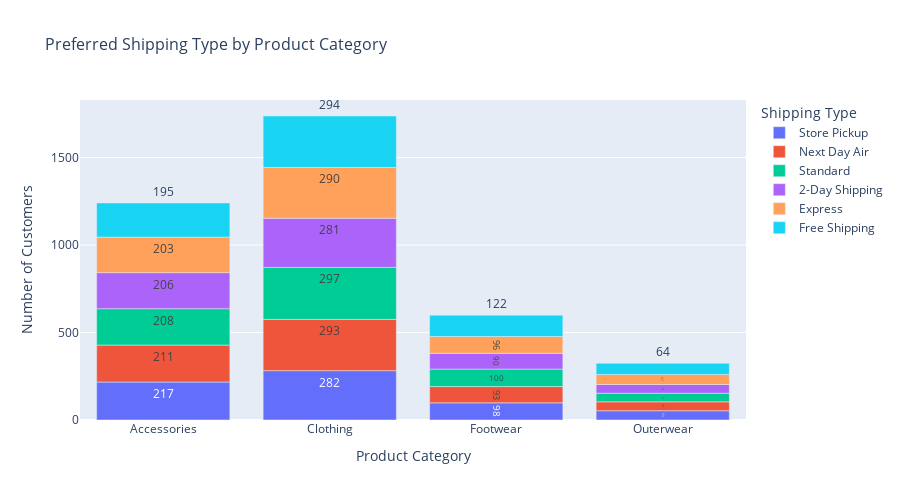

This figure's notebook cell:
### Markdown cell above
12.	Which shipping type is preferred by customers for different product categories?

### Code cell
# Group by 'Category' and count the occurrences of each 'Shipping Type'
shipping_preference = shop.groupby('Category')['Shipping Type'].value_counts().reset_index(name='Count')

# Display the top rows of the result
print(shipping_preference)

# Plot the preferred shipping types for each category
import plotly.express as px

fig = px.bar(
    shipping_preference,
    x='Category',
    y='Count',
    color='Shipping Type',
    text='Count',
    title='Preferred Shipping Type by Product Category',
    labels={'Count': 'Number of Customers', 'Category': 'Product Category'},
    height=500
)
fig.update_traces(textposition='outside')
fig.update_layout(
    xaxis_title='Product Category',
    yaxis_title='Number of Customers',
    title_font_size=16,
)
fig.show()

### Figure 1 — Plotly figure (JSON) as saved in the notebook; plotly's stock layout.template omitted (floating-point values rounded to 4 significant figures)
{"data": [{"alignmentgroup": "True", "hovertemplate": "Shipping Type=Store Pickup<br>Product Category=%{x}<br>Number of Customers=%{text}<extra></extra>", "legendgroup": "Store Pickup", "marker": {"color": "#636efa", "pattern": {"shape": ""}}, "name": "Store Pickup", "offsetgroup": "Store Pickup", "orientation": "v", "showlegend": true, "text": [217, 282, 98, 53], "textposition": "outside", "type": "bar", "x": ["Accessories", "Clothing", "Footwear", "Outerwear"], "xaxis": "x", "y": [217, 282, 98, 53], "yaxis": "y"}, {"alignmentgroup": "True", "hovertemplate": "Shipping Type=Next Day Air<br>Product Category=%{x}<br>Number of Customers=%{text}<extra></extra>", "legendgroup": "Next Day Air", "marker": {"color": "#EF553B", "pattern": {"shape": ""}}, "name": "Next Day Air", "offsetgroup": "Next Day Air", "orientation": "v", "showlegend": true, "text": [211, 293, 93, 51], "textposition": "outside", "type": "bar", "x": ["Accessories", "Clothing", "Footwear", "Outerwear"], "xaxis": "x", "y": [211, 293, 93, 51], "yaxis": "y"}, {"alignmentgroup": "True", "hovertemplate": "Shipping Type=Standard<br>Product Category=%{x}<br>Number of Customers=%{text}<extra></extra>", "legendgroup": "Standard", "marker": {"color": "#00cc96", "pattern": {"shape": ""}}, "name": "Standard", "offsetgroup": "Standard", "orientation": "v", "showlegend": true, "text": [208, 297, 100, 49], "textposition": "outside", "type": "bar", "x": ["Accessories", "Clothing", "Footwear", "Outerwear"], "xaxis": "x", "y": [208, 297, 100, 49], "yaxis": "y"}, {"alignmentgroup": "True", "hovertemplate": "Shipping Type=2-Day Shipping<br>Product Category=%{x}<br>Number of Customers=%{text}<extra></extra>", "legendgroup": "2-Day Shipping", "marker": {"color": "#ab63fa", "pattern": {"shape": ""}}, "name": "2-Day Shipping", "offsetgroup": "2-Day Shipping", "orientation": "v", "showlegend": true, "text": [206, 281, 90, 50], "textposition": "outside", "type": "bar", "x": ["Accessories", "Clothing", "Footwear", "Outerwear"], "xaxis": "x", "y": [206, 281, 90, 50], "yaxis": "y"}, {"alignmentgroup": "True", "hovertemplate": "Shipping Type=Express<br>Product Category=%{x}<br>Number of Customers=%{text}<extra></extra>", "legendgroup": "Express", "marker": {"color": "#FFA15A", "pattern": {"shape": ""}}, "name": "Express", "offsetgroup": "Express", "orientation": "v", "showlegend": true, "text": [203, 290, 96, 57], "textposition": "outside", "type": "bar", "x": ["Accessories", "Clothing", "Footwear", "Outerwear"], "xaxis": "x", "y": [203, 290, 96, 57], "yaxis": "y"}, {"alignmentgroup": "True", "hovertemplate": "Shipping Type=Free Shipping<br>Product Category=%{x}<br>Number of Customers=%{text}<extra></extra>", "legendgroup": "Free Shipping", "marker": {"color": "#19d3f3", "pattern": {"shape": ""}}, "name": "Free Shipping", "offsetgroup": "Free Shipping", "orientation": "v", "showlegend": true, "text": [195, 294, 122, 64], "textposition": "outside", "type": "bar", "x": ["Accessories", "Clothing", "Footwear", "Outerwear"], "xaxis": "x", "y": [195, 294, 122, 64], "yaxis": "y"}], "layout": {"barmode": "relative", "height": 500, "legend": {"title": {"text": "Shipping Type"}, "tracegroupgap": 0}, "title": {"font": {"size": 16}, "text": "Preferred Shipping Type by Product Category"}, "xaxis": {"anchor": "y", "domain": [0, 1], "title": {"text": "Product Category"}}, "yaxis": {"anchor": "x", "domain": [0, 1], "title": {"text": "Number of Customers"}}}}
